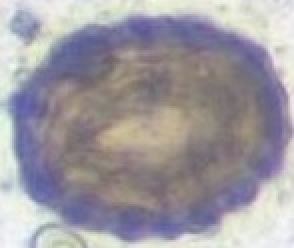
#> input picture data/Ascaris/Ascaris  (103).jpg, 147 x 124 px, found by its file name (shown 2 times larger); its folder holds only this picture in this run
$ jupyter execute HuMoments_Ascaris.ipynb
#> lines starting #> are read from the running program, lines starting #| are printed output that depends on the picture
# HU MOMENTS OF ASCARIS

[cell 1]
import matplotlib.pyplot as plt
from os import listdir,makedirs
from os.path import isfile,join
import numpy as np
from array import *
import os,glob
import imageio
import cv2

[cell 2]
# load all images in a directory
loaded_images = list()
for filename in listdir('C:/Users/Brij Kishor Mishra/Desktop/majorproject/data/Ascaris/'):
    # load image
    img_data = imageio.imread('C:/Users/Brij Kishor Mishra/Desktop/majorproject/data/Ascaris/' + filename)
#> img_data is the input picture: shape (124, 147, 3); mean R, G, B 159, 154.4, 161.4
    # store loaded image
    loaded_images.append(img_data)
    print('> loaded %s %s' % (filename, img_data.shape))
#| > loaded Ascaris  (103).jpg (124, 147, 3)

# Grayscale Images

[cell 3]
path = 'C:/Users/Brij Kishor Mishra/Desktop/majorproject/data/Ascaris/' # Source Folder
dstpath = 'C:/Users/Brij Kishor Mishra/Desktop/majorproject/data/Ascaris_gray/' # Destination Folder

try:
    makedirs(dstpath)
except:
    print ("Directory already exist, images will be written in same folder")

# Folder won't used
files = [f for f in listdir(path) if isfile(join(path,f))]
for image in files:
    try:
        img = cv2.imread(os.path.join(path,image))
        gray = cv2.cvtColor(img,cv2.COLOR_BGR2GRAY)
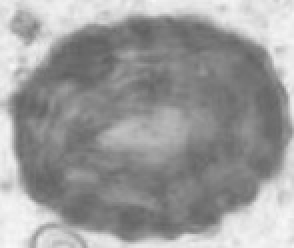
#> gray: shape (124, 147) (shown 2 times larger); min 96, max 247, mean 156.6
        dstPath = join(dstpath,image)
        cv2.imwrite(dstPath,gray)
    except:
        print ("{} is not converted".format(image))
    else:
        print ("{} is converted".format(image))

for fil in glob.glob("*.jpg"):
    try:
        image = cv2.imread(fil)
        gray_image = cv2.cvtColor(image, cv2.COLOR_BGR2GRAY) # convert to greyscale
        cv2.imwrite(os.path.join(dstpath,fil),gray_image)
    except:
        print('{} is not converted')
    else:
        print('{} is converted')

[cell 4]
loaded_gray = list()
for filename in listdir('C:/Users/Brij Kishor Mishra/Desktop/majorproject/data/Ascaris_gray/'):
    # load image
    gray_data = imageio.imread('C:/Users/Brij Kishor Mishra/Desktop/majorproject/data/Ascaris_gray/' + filename)
#> gray_data: shape (124, 147); min 96, max 247, mean 156.6
    # store loaded image
    loaded_gray.append(gray_data)
    print('> loaded %s %s' % (filename, gray_data.shape))
#| > loaded Ascaris  (103).jpg (124, 147)

# Hu Moments of the Images

[cell 5]
def HuMoments(images):

    f = np.asarray(images, dtype=np.float64)

    eta = np.zeros(shape= (4, 4), dtype = 'float64')

    for i in range(4):
        for j in range(4):
            eta[i, j] = ScaleInvariance(images, i, j)

    eta00 = eta[0, 0]
    eta01 = eta[0, 1]
    eta02 = eta[0, 2]
    eta03 = eta[0, 3]

    eta10 = eta[1, 0]
    eta11 = eta[1, 1]
    eta12 = eta[1, 2]
    eta13 = eta[1, 3]

    eta20 = eta[2, 0]
    eta21 = eta[2, 1]
    eta22 = eta[2, 2]
    eta23 = eta[2, 3]

    eta30 = eta[3, 0]
    eta31 = eta[3, 1]
    eta32 = eta[3, 2]
    eta33 = eta[3, 3]


    M1 = eta20 + eta02;
    M2 = (eta20 - eta02)**2 + (4*eta11**2);
    M3 = (eta30 - 3*eta12)**2 + (3*eta21 - eta03)**2;
    M4 = (eta30 + eta12)**2 + (eta21 + eta03)**2;
    M5 = (eta30 - 3*eta12) * (eta30 + eta12) * ((eta30 + eta12)**2 - (3*(eta21 + eta03)**2)) + (3*eta21 - eta03) * (eta21 + eta03) * ((3*(eta30 + eta12)**2) - (eta21 + eta03)**2);
    M6 = (eta20 - eta02)*((eta30 + eta12)**2 - (eta21 + eta03)**2) + 4*eta11*(eta30 + eta12)*(eta21 + eta03);
    M7 = (3*eta21 - eta03) * (eta30 + eta12) * ((eta30 + eta12)**2 - 3*(eta21 + eta03)**2) - (eta30 - 3*eta12) * (eta21 + eta03) * (3*(eta30 + eta12)**2 - (eta21 + eta03)**2);


    # The vector phi is a column vector containing M1,M2,....M7
    phi = [M1, M2, M3, M4, M5, M6, M7];


    return phi

def ScaleInvariance(images, p, q):
    f = np.asarray(images, dtype=np.float64)
    row = images.shape[0]
    col = images.shape[1]

    eta = 0
    mu00 = CentralMoment(images, 0, 0)
    mupq = CentralMoment(images, p, q)
    gama = (1+(p+q)/2)

    if p+q >= 2:
        eta = mupq/(mu00**gama)

    return eta

def CentralMoment(images, p, q):
    f = np.asarray(images, dtype=np.float64)
    row = images.shape[0]
    col = images.shape[1]

    m10 = Moment(images, 1, 0)
    m01 = Moment(images, 0, 1)
    m00 = Moment(images, 0, 0)

    x_bar = m10/m00
    y_bar = m01/m00

    mu = 0

    for i in range(row):
        for j in range(col):
            mu = mu + ((j - x_bar)**p)*((i - y_bar)**q)*f[i, j]

    return mu

def Moment(images, p, q):
    f = np.asarray(images, dtype=np.float64)
    #print(f.shape)

    row = images.shape[0]
    col = images.shape[1]

    m = 0
    for i in range(row):
        for j in range(col):
            m=m+((j**p)*(i**q))*f[i, j]
    return m

h = np.zeros(shape=(1000,7), dtype='float64')
for i in range(len(loaded_gray)):
    hm = HuMoments(loaded_gray[i])
#for i in range(1000):
    if i == 1000:
        break
    h[i][:]=hm
    print(i+1)
    print('--------------------------------------------------------------------------')
    print(h[i])
#> this loop made 1 pass
#| 1
#| --------------------------------------------------------------------------
#| [1.21470446e-03 3.70220278e-08 8.89671583e-13 1.91777470e-13
#|  7.86808509e-26 4.34045748e-18 9.18967028e-27]


$ run again, on data/Ascaris/Ascaris  (1081).jpg
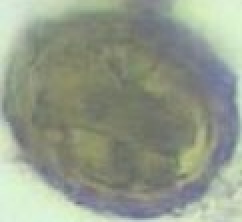
#> input picture data/Ascaris/Ascaris  (1081).jpg, 121 x 111 px, found by its file name (shown 2 times larger)
#> img_data is the input picture: shape (111, 121, 3); mean R, G, B 146.8, 154.9, 138.5
#| > loaded Ascaris  (1081).jpg (111, 121, 3)
#> `gray = cv2.cvtColor(img,cv2.COLOR_BGR2GRAY)`:
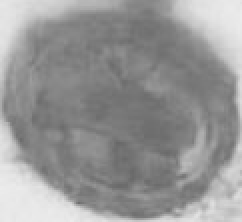
#> gray: shape (111, 121) (shown 2 times larger); min 104, max 236, mean 150.6
#| > loaded Ascaris  (1081).jpg (111, 121)
#> the loop `for i in range(len(loaded_gray)):` made 1 pass
#> (printed output is left out)

$ run again, on data/Ascaris/Ascaris  (1087).jpg
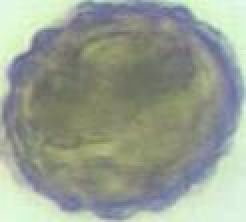
#> input picture data/Ascaris/Ascaris  (1087).jpg, 123 x 111 px, found by its file name (shown 2 times larger)
#> img_data is the input picture: shape (111, 123, 3); mean R, G, B 151.5, 159.4, 145.5
#| > loaded Ascaris  (1087).jpg (111, 123, 3)
#> `gray = cv2.cvtColor(img,cv2.COLOR_BGR2GRAY)`:
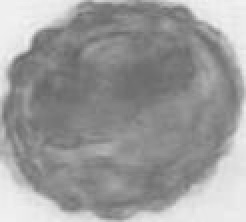
#> gray: shape (111, 123) (shown 2 times larger); min 100, max 243, mean 155.5
#| > loaded Ascaris  (1087).jpg (111, 123)
#> the loop `for i in range(len(loaded_gray)):` made 1 pass
#> (printed output is left out)

$ run again, on data/Ascaris/Ascaris  (1098).jpg
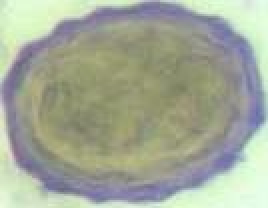
#> input picture data/Ascaris/Ascaris  (1098).jpg, 134 x 104 px, found by its file name (shown 2 times larger)
#> img_data is the input picture: shape (104, 134, 3); mean R, G, B 162.7, 169.1, 151.3
#| > loaded Ascaris  (1098).jpg (104, 134, 3)
#> `gray = cv2.cvtColor(img,cv2.COLOR_BGR2GRAY)`:
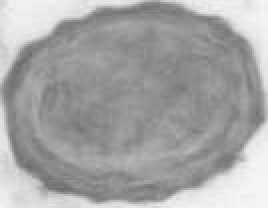
#> gray: shape (104, 134) (shown 2 times larger); min 106, max 246, mean 165.2
#| > loaded Ascaris  (1098).jpg (104, 134)
#> the loop `for i in range(len(loaded_gray)):` made 1 pass
#> (printed output is left out)

$ run again, on data/Ascaris/Ascaris  (1050).jpg
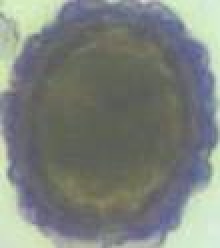
#> input picture data/Ascaris/Ascaris  (1050).jpg, 110 x 124 px, found by its file name (shown 2 times larger)
#> img_data is the input picture: shape (124, 110, 3); mean R, G, B 124.9, 130.5, 125
#| > loaded Ascaris  (1050).jpg (124, 110, 3)
#> `gray = cv2.cvtColor(img,cv2.COLOR_BGR2GRAY)`:
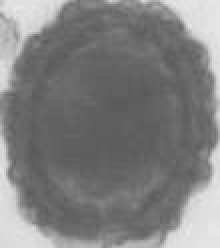
#> gray: shape (124, 110) (shown 2 times larger); min 89, max 233, mean 128.2
#| > loaded Ascaris  (1050).jpg (124, 110)
#> the loop `for i in range(len(loaded_gray)):` made 1 pass
#> (printed output is left out)
